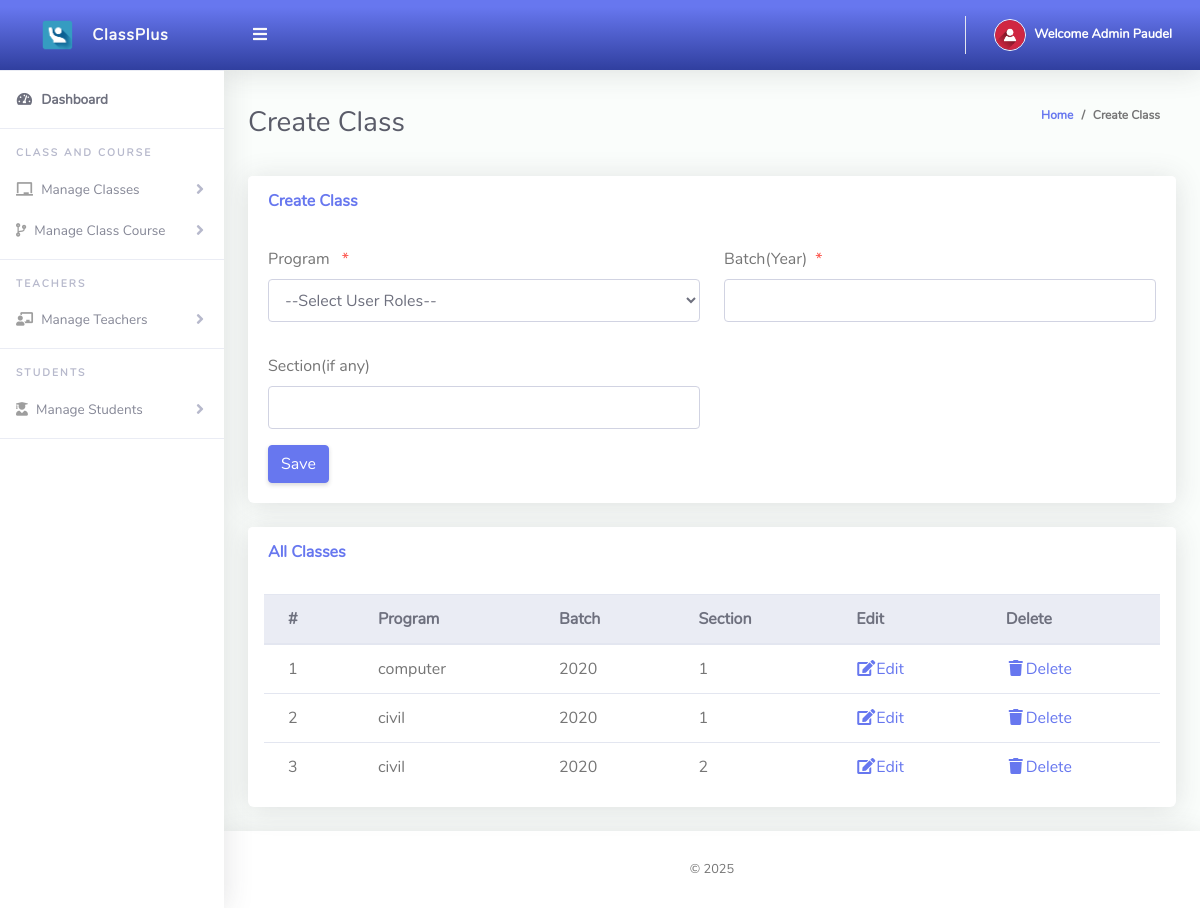
The app's page /Admin/createClass.php (signed in) with its own data.
### tables this page shows
CREATE TABLE `tblclass` (
  `Id` int(10) NOT NULL,
  `Program` varchar(255) NOT NULL,
  `Year(Batch)` year(4) NOT NULL,
  `section` varchar(1) DEFAULT NULL
);

### Admin/createClass.php (the view, shortened to what this page needs)
<!DOCTYPE html>
<html lang="en">
<head>
  <link href="../vendor/fontawesome-free/css/all.min.css" rel="stylesheet" type="text/css">
  <link href="../vendor/bootstrap/css/bootstrap.min.css" rel="stylesheet" type="text/css">
  <link href="css/ruang-admin.min.css" rel="stylesheet">
</head>
<body id="page-top">
  <div id="wrapper">
      <?php include "Includes/sidebar.php";?>
    <div id="content-wrapper" class="d-flex flex-column">
      <div id="content">
       <?php include "Includes/topbar.php";?>
        <div class="container-fluid" id="container-wrapper">
          <div class="d-sm-flex align-items-center justify-content-between mb-4">
            <h1 class="h3 mb-0 text-gray-800">Create Class</h1>
            <ol class="breadcrumb">
              <li class="breadcrumb-item"><a href="./">Home</a></li>
              <li class="breadcrumb-item active" aria-current="page">Create Class</li>
            </ol>
          </div>
          <div class="row">
            <div class="col-lg-12">
              <div class="card mb-4">
                <div class="card-header py-3 d-flex flex-row align-items-center justify-content-between">
                  <h6 class="m-0 font-weight-bold text-primary">Create Class</h6>
                </div>
                <div class="card-body">
                  <form method="post">
                    <div class="form-group row mb-3">
                    <div class="col-xl-6">
                            <label class="form-control-label">Program <span class="text-danger ml-2">*</span></label>
                      <select type="text" name="Program" class="form-control mb-3">
                                                <option value="">--Select User Roles--</option>
                                            </select>
                    </div>
                        <div class="col-xl-6">
                        <label class="form-control-label">Batch(Year)<span class="text-danger ml-2">*</span></label>
                      <input type="text" class="form-control" name="batch" value="<?php echo isset($row['Year(Batch)']) ? $row['Year(Batch)'] : ''; ?>">
                        </div>
                    </div>
                     <div class="form-group row mb-3">
                        <div class="col-xl-6">
                        <label class="form-control-label">Section(if any)</label>
                        <input type="text" class="form-control" name="section" value="<?php echo isset($row['section']) ? $row['section'] : ''; ?>">
                        </div>
                    </div>
                      <?php
                    if (isset($Id))
                    {
                    ?>
                    <button type="submit" name="update" class="btn btn-warning">Update</button>
                    &nbsp;&nbsp;&nbsp;&nbsp;&nbsp;&nbsp;&nbsp;&nbsp;&nbsp;&nbsp;
                    <?php
                    } else {
                    ?>
                    <button type="submit" name="save" class="btn btn-primary">Save</button>
                    <?php
                    }
                    ?>
                  </form>
                </div>
              </div>
                 <div class="row">
              <div class="col-lg-12">
              <div class="card mb-4">
                <div class="card-header py-3 d-flex flex-row align-items-center justify-content-between">
                  <h6 class="m-0 font-weight-bold text-primary">All Classes</h6>
                </div>
                <div class="table-responsive p-3">
                  <table class="table align-items-center table-flush table-hover" id="dataTableHover">
                    <thead class="thead-light">
                      <tr>
                        <th>#</th>
                        <th>Program</th>
                        <th>Batch</th>
                        <th>Section</th>
                        <th>Edit</th>
                        <th>Delete</th>
                      </tr>
                    </thead>
                    <tbody>
                  <?php
                      $query = "SELECT * FROM tblclass";
                      $rs = $conn->query($query);
                      $num = $rs->num_rows;
                      $sn=0;
                      if($num > 0)
                      {
                        while ($rows = $rs->fetch_assoc())
                          {
                             $sn = $sn + 1;
                            echo"
                              <tr>
                                <td>".$sn."</td>
                                <td>".$rows['Program']."</td>
                                <td>".$rows['Year(Batch)']."</td>
                                <td>".$rows['section']."</td>
                                <td><a href='?action=edit&Id=".$rows['Id']."'><i class='fas fa-fw fa-edit'></i>Edit</a></td>
                                <td><a href='?action=delete&Id=".$rows['Id']."'><i class='fas fa-fw fa-trash'></i>Delete</a></td>
                              </tr>";
                          }
                      }
                      else
                      {
                           echo
                           "<div class='alert alert-danger' role='alert'>
                            No Record Found!
                            </div>";
                      }
                      ?>
                    </tbody>
                  </table>
                </div>
              </div>
            </div>
            </div>
          </div>
        </div>
      </div>
       <?php include "Includes/footer.php";?>
    </div>
  </div>
</body>
</html>

### Admin/Includes/topbar.php (shortened to what this page needs)
<?php
  $query = "SELECT * FROM tbladmin WHERE Id = ".$_SESSION['userId']."";
  $rs = $conn->query($query);
  $rows = $rs->fetch_assoc();
  $fullName = $rows['firstName']." ".$rows['lastName'];
?>
<nav class="navbar navbar-expand navbar-light bg-gradient-primary topbar mb-4 static-top">
          <button id="sidebarToggleTop" class="btn btn-link rounded-circle mr-3">
            <i class="fa fa-bars"></i>
          </button>
          <ul class="navbar-nav ml-auto">
            <li class="nav-item dropdown no-arrow">
              <a class="nav-link dropdown-toggle" href="#" id="userDropdown" role="button" data-toggle="dropdown"
                aria-haspopup="true" aria-expanded="false">
                <img class="img-profile rounded-circle" src="img/user-icn.png" style="max-width: 60px">
                <span class="ml-2 d-none d-lg-inline text-white small"><b>Welcome <?php echo $fullName;?></b></span>
              </a>
            </li>
          </ul>
        </nav>

### records on screen
tblclass: Program "computer", value "2020", section "1"
tblclass: Program "civil", value "2020", section "1"
tblclass: Program "civil", value "2020", section "2"

### other values on screen
$fullName "Admin Paudel"
